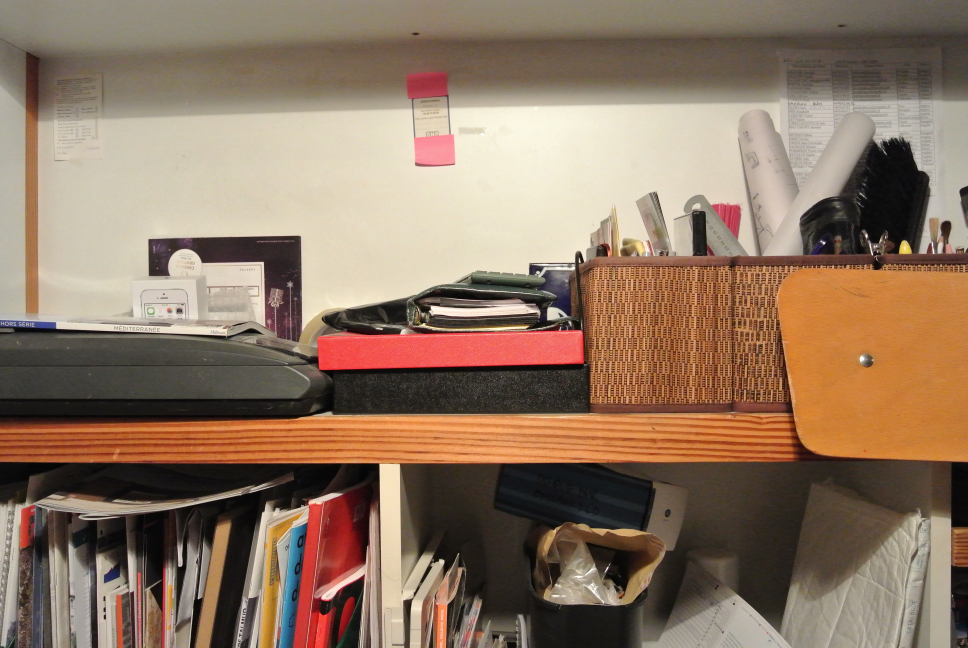
%> input picture Q2.2/left_14.JPG, 3872 x 2592 px (shown at 1/4 size)
$ octave Q2_2_Office.m   (GNU Octave 9; MATLAB toolbox functions it lacks are replaced by stand-ins)
%> lines starting %> are read from the running program, lines starting %| are printed output that depends on the picture
close all; clear;

%Office dataset
IA = imread('Office\left_14.jpg');
IB = imread('Office\right_14.jpg');
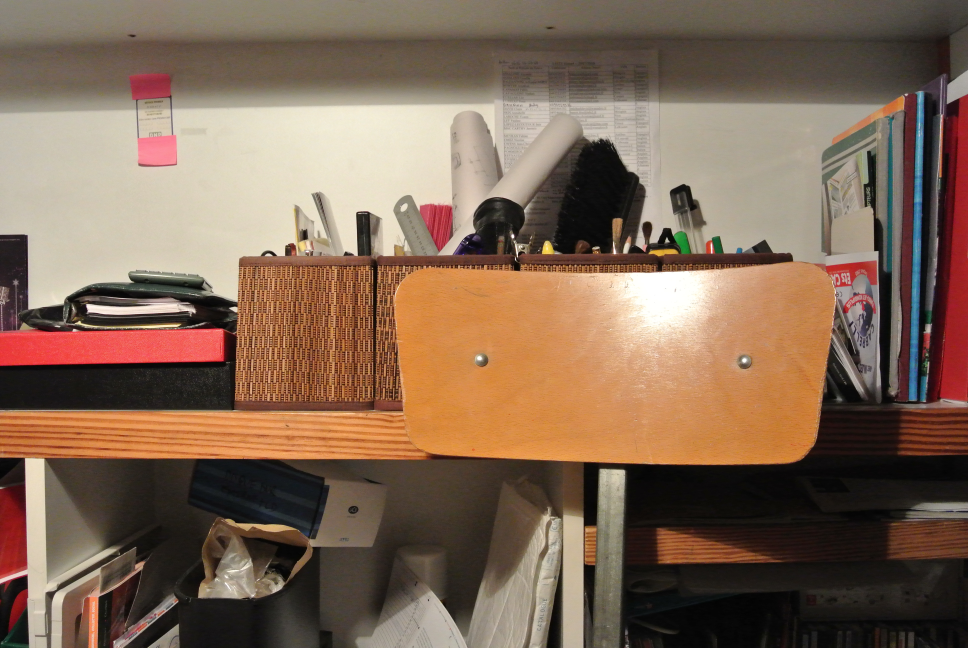
%> input picture Q2.2/right_14.JPG, 3872 x 2592 px (shown at 1/4 size)
L16 = imread('Office\left_16.jpg');
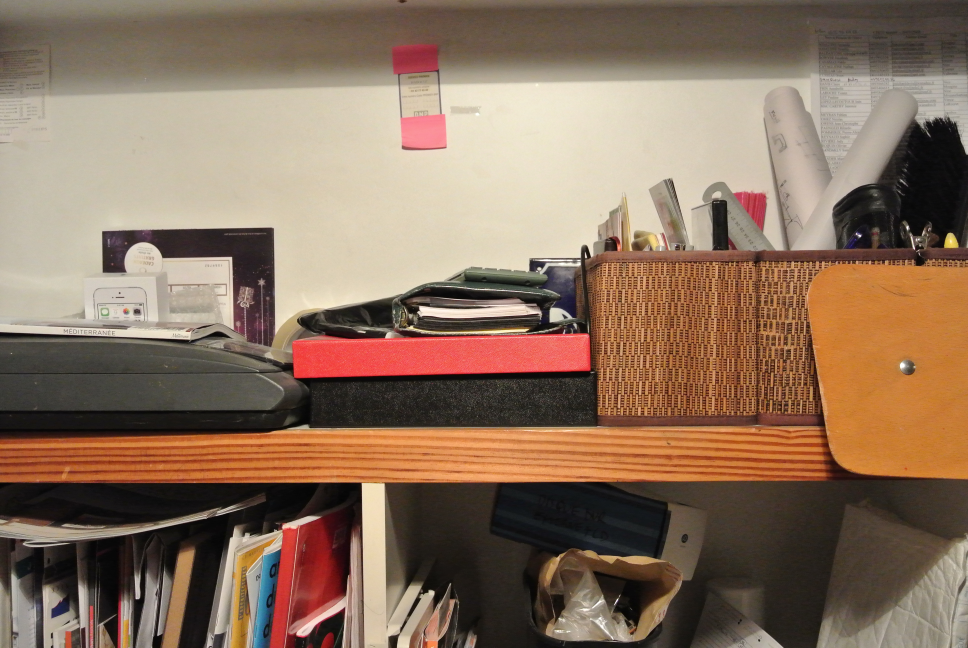
%> input picture Q2.2/left_16.JPG, 3872 x 2592 px (shown at 1/4 size)
R16 = imread('Office\right_16.jpg');
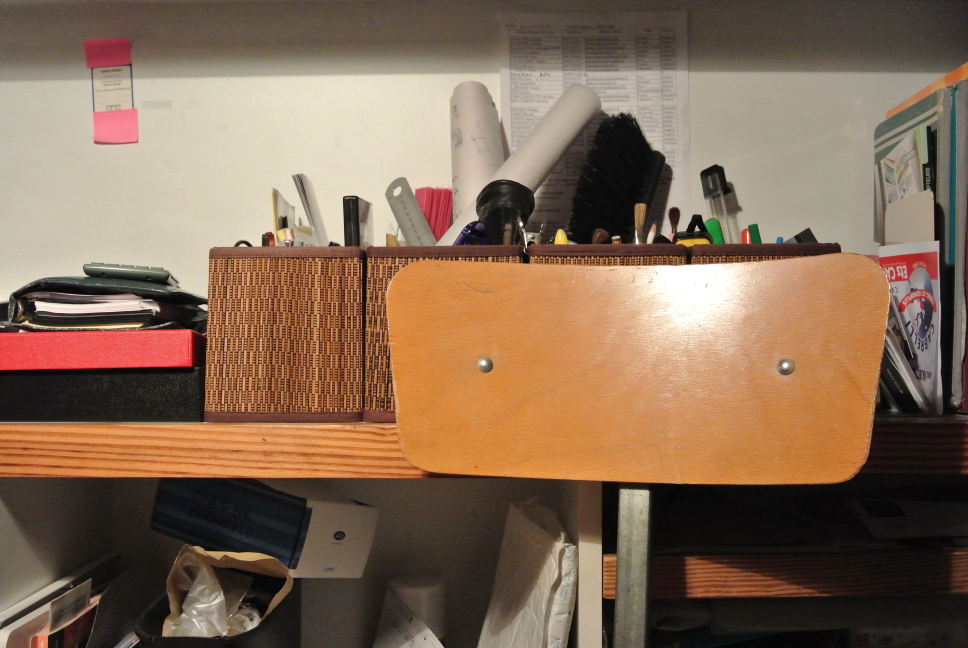
%> input picture Q2.2/right_16.JPG, 3872 x 2592 px (shown at 1/4 size)
%> (the run ends here)
